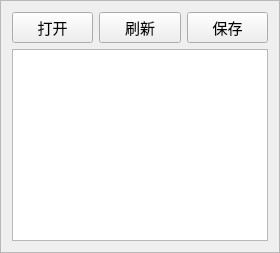
    <widget class="QFrame" name="frame_2">
     <property name="sizePolicy">
      <sizepolicy hsizetype="Expanding" vsizetype="Expanding">
       <horstretch>0</horstretch>
       <verstretch>0</verstretch>
      </sizepolicy>
     </property>
     <property name="frameShape">
      <enum>QFrame::StyledPanel</enum>
     </property>
     <property name="frameShadow">
      <enum>QFrame::Raised</enum>
     </property>
     <layout class="QGridLayout" name="gridLayout">
      <item row="0" column="0">
       <widget class="QPushButton" name="pushButton_open">
        <property name="font">
         <font>
          <family>Arial</family>
          <pointsize>11</pointsize>
         </font>
        </property>
        <property name="text">
         <string>打开</string>
        </property>
       </widget>
      </item>
      <item row="0" column="1">
       <widget class="QPushButton" name="pushButton_shuaxin">
        <property name="font">
         <font>
          <family>Arial</family>
          <pointsize>11</pointsize>
         </font>
        </property>
        <property name="text">
         <string>刷新</string>
        </property>
       </widget>
      </item>
      <item row="0" column="2">
       <widget class="QPushButton" name="pushButton_save">
        <property name="font">
         <font>
          <family>Arial</family>
          <pointsize>11</pointsize>
         </font>
        </property>
        <property name="text">
         <string>保存</string>
        </property>
       </widget>
      </item>
      <item row="1" column="0" colspan="3">
       <widget class="QTreeView" name="treeView_read">
        <property name="minimumSize">
         <size>
          <width>0</width>
          <height>0</height>
         </size>
        </property>
       </widget>
      </item>
     </layout>
    </widget>
